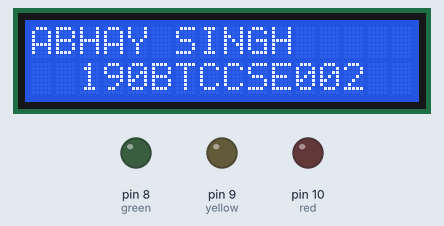
Simulated run of this sketch. Board: Arduino Uno, built with avr-gcc and run on an emulated ATmega328P. Shown: 16×2 character LCD, output pins drawn as LEDs (lit = HIGH).

Above: at 0.1 s.
At 46.24 s:
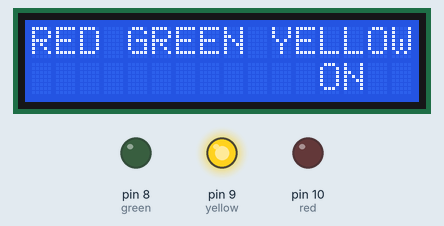
At 92.3 s:
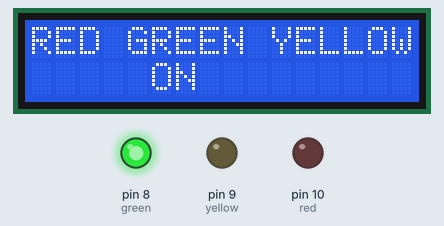
Timing chart, 0 to 130.0 s (numbered marks = the images above):
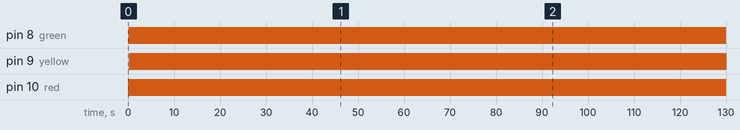

Measured:
- by itself, pin 8 (green), pin 10 (red): alternates HIGH for 0.10 s and LOW for 0.21 s
- by itself, pin 9 (yellow): alternates HIGH for 0.10 s and LOW for 0.20 s

The sketch:

Traffic_Light.ino
```cpp
#include<LiquidCrystal.h>
LiquidCrystal lcd(5,4,3,2,1,0);
int red =10,green=8, yellow=9;
void setup() {
 pinMode(red,OUTPUT);
 pinMode(green,OUTPUT);
 pinMode(yellow,OUTPUT);
  lcd.begin(16,2);
  lcd.clear();
  lcd.setCursor(0,0);
  lcd.print("ABHAY SINGH");
  lcd.setCursor(0,1);
  lcd.print("  190BTCCSE002");
  delay(100);
  lcd.clear();
}

void loop() {
  lcd.setCursor(0,0);
  lcd.print("RED GREEN YELLOW");
  lcd.setCursor(0,1);
  lcd.print("ON              ");
  digitalWrite(red,HIGH);
  digitalWrite(green,LOW);
  digitalWrite(yellow,LOW);
  delay(100);
  lcd.setCursor(0,1);
  lcd.print("     ON");
  digitalWrite(red,LOW);
  digitalWrite(green,HIGH);
  delay(100);
  lcd.setCursor(0,1);
  lcd.print("            ON");
  digitalWrite(green,LOW);
  digitalWrite(yellow,HIGH);
  delay(100);
}
```
